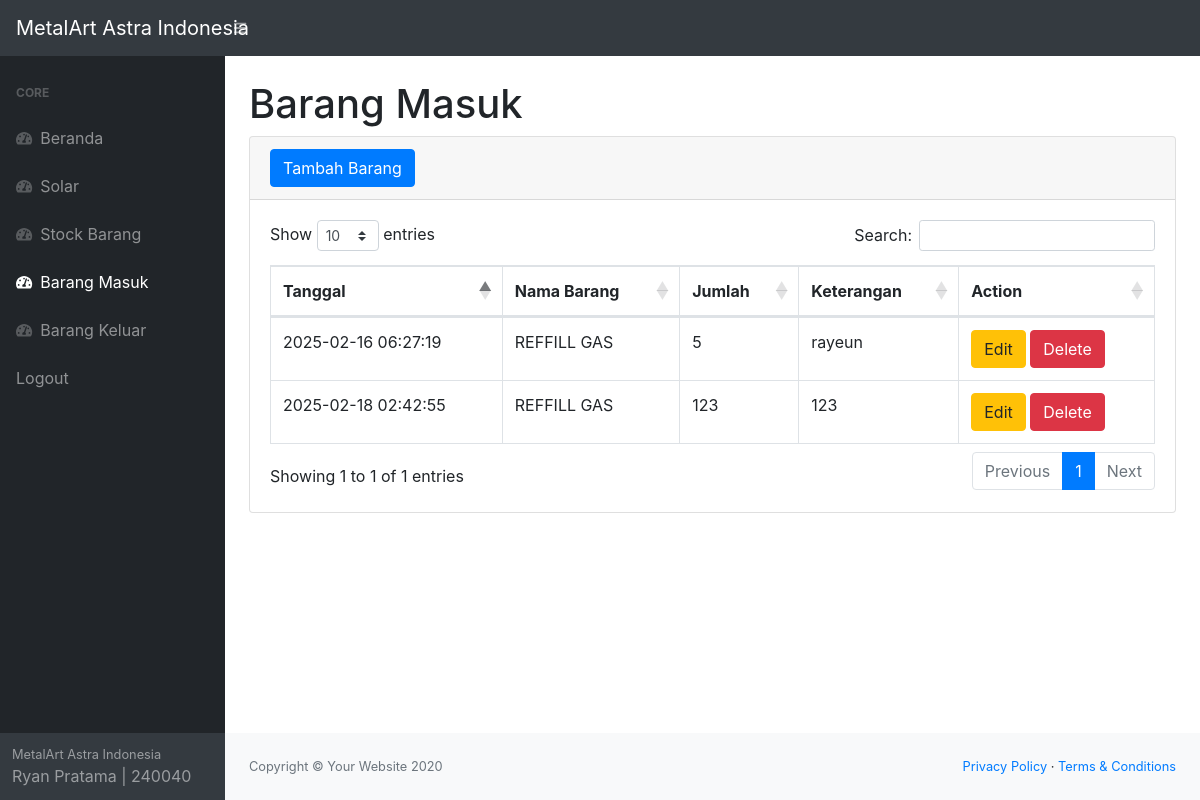
The app's page /masuk.php (signed in) with its own data.
### tables this page shows
CREATE TABLE `masuk` (
  `idmasuk` int(11) NOT NULL,
  `idbarang` int(11) NOT NULL,
  `tanggal` timestamp NOT NULL DEFAULT current_timestamp(),
  `keterangan` varchar(25) NOT NULL,
  `qty` int(11) NOT NULL
);

CREATE TABLE `stock` (
  `idbarang` int(11) NOT NULL,
  `namabarang` varchar(50) NOT NULL,
  `deskripsi` varchar(50) NOT NULL,
  `stock` int(11) NOT NULL
);

### masuk.php (the view, shortened to what this page needs)
<?php
require 'function.php';
?>
<!DOCTYPE html>
<html lang="en">
    <head>
        <link href="css/styles.css" rel="stylesheet" />
        <link href="https://cdn.datatables.net/1.10.20/css/dataTables.bootstrap4.min.css" rel="stylesheet" />
    </head>
    <body class="sb-nav-fixed">
        <nav class="sb-topnav navbar navbar-expand navbar-dark bg-dark">
            <a class="navbar-brand" href="index.php">MetalArt Astra Indonesia</a>
            <button class="btn btn-link btn-sm order-1 order-lg-0" id="sidebarToggle" href="#"><i class="fas fa-bars"></i></button>
        </nav>
        <div id="layoutSidenav">
            <div id="layoutSidenav_nav">
                <nav class="sb-sidenav accordion sb-sidenav-dark" id="sidenavAccordion">
                    <div class="sb-sidenav-menu">
                    <div class="nav">
                            <div class="sb-sidenav-menu-heading">Core</div>
                            <a class="nav-link" href="index.php">
                                <div class="sb-nav-link-icon"><i class="fas fa-tachometer-alt"></i></div>
                                Beranda
                            </a>
                            <a class="nav-link" href="solar.php">
                                <div class="sb-nav-link-icon"><i class="fas fa-tachometer-alt"></i></div>
                                Solar
                            </a>
                            <a class="nav-link" href="stock.php">
                                <div class="sb-nav-link-icon"><i class="fas fa-tachometer-alt"></i></div>
                                Stock Barang
                            </a>
                            <a class="nav-link" href="masuk.php">
                                <div class="sb-nav-link-icon"><i class="fas fa-tachometer-alt"></i></div>
                                Barang Masuk
                            <a class="nav-link" href="keluar.php">
                                <div class="sb-nav-link-icon"><i class="fas fa-tachometer-alt"></i></div>
                                Barang Keluar
                            </a>
                            <a class="nav-link" href="logout.php">
                                Logout
                            </a>
                        </div>
                    </div>
                    <div class="sb-sidenav-footer">
                        <div class="small">MetalArt Astra Indonesia</div>
                        Ryan Pratama | 240040
                    </div>
                </nav>
            </div>
            <div id="layoutSidenav_content">
                <main>
                    <div class="container-fluid">
                        <h1 class="mt-4">Barang Masuk</h1>
                        <div class="card mb-4">
                            <div class="card-header">
                                    <button type="button" class="btn btn-primary" data-toggle="modal" data-target="#myModal">
                                        Tambah Barang
                                    </button>
                            </div>
                            <div class="card-body">
                                <div class="table-responsive">
                                    <table class="table table-bordered" id="dataTable" width="100%" cellspacing="0">
                                         <thead>
                                            <tr>
                                                <th>Tanggal</th>
                                                <th>Nama Barang</th>
                                                <th>Jumlah</th>
                                                <th>Keterangan</th>
                                                <th>Action</th>
                                            </tr>
                                        </thead>
                                        <tbody>
                                        <?php
                                            $ambilsemuadatastock = mysqli_query($conn,"select * from masuk m, stock s where s.idbarang = m.idbarang");
                                            while($data=mysqli_fetch_array($ambilsemuadatastock)){
                                                $idb = $data['idbarang'];
                                                $tanggal = $data['tanggal'];
                                                $namabarang = $data['namabarang'];
                                                $qty = $data['qty'];
                                                $keterangan = $data['keterangan'];
                                            ?>
                                            <tr>
                                                <td><?=$tanggal;?></td>
                                                <td><?=$namabarang;?></td>
                                                <td><?=$qty;?></td>
                                                <td><?=$keterangan;?></td>
                                                <td>
                                                <button type="button" class="btn btn-warning" data-toggle="modal" data-target="#edit<?=$idb;?>">
                                                    Edit
                                                </button>
                                                <button type="button" class="btn btn-danger" data-toggle="modal" data-target="#delete<?=$idb;?>">
                                                    Delete
                                                </button>
                                                </td>
                                            </tr>
                                            </div>
                                            </div>
                                            <?php
                                            };
                                            ?>
                                </div>
                            </div>
                <footer class="py-4 bg-light mt-auto">
                    <div class="container-fluid">
                        <div class="d-flex align-items-center justify-content-between small">
                            <div class="text-muted">Copyright &copy; Your Website 2020</div>
                            <div>
                                <a href="#">Privacy Policy</a>
                                &middot;
                                <a href="#">Terms &amp; Conditions</a>
                            </div>
                        </div>
                    </div>
                </footer>
    </body>
</html>

### records on screen
masuk: tanggal "2025-02-16 06:27:19", idbarang.namabarang "REFFILL GAS", qty "5", keterangan "rayeun"
masuk: tanggal "2025-02-18 02:42:55", idbarang.namabarang "REFFILL GAS", qty "123", keterangan "123"
